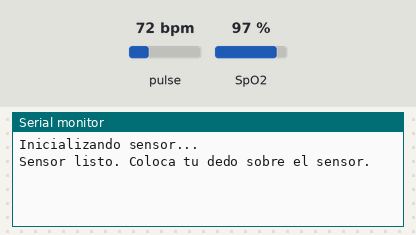
The sketch below on a simulated Arduino Uno, built with avr-gcc and run on an emulated ATmega328P. On the bench: the last lines printed to the serial monitor. The test bench sets the inputs (shaded band); at power-on: pulse 72 bpm, SpO2 97 %.

Above: at 2.2 s.
2.3 s: pulse set to 42 bpm
At 5.6 s:
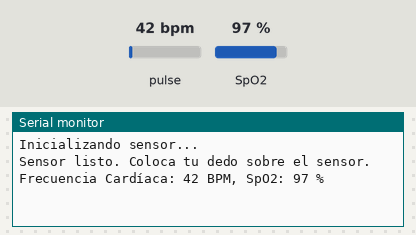
11.3 s: SpO2 set to 80 %
At 11.8 s:
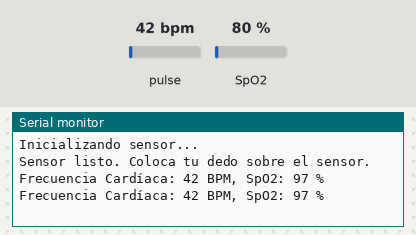
12.8 s: pulse set to 70 bpm
At 15.9 s:
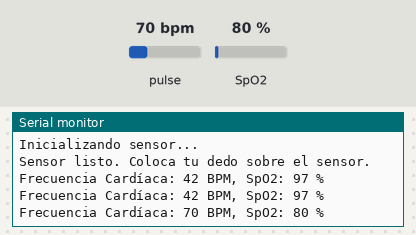

Measured:
- after the input at 2.3 s, the serial monitor: prints a new line after 2.7 s (image 1)
- after the input at 12.8 s, the serial monitor: prints a new line after 1.9 s (image 3)

The sketch:

oximetro_v1.ino
```cpp
#include <Wire.h>
#include "MAX30105.h"
#include "spo2_algorithm.h" // Algoritmo de Maxim

MAX30105 particleSensor;

// Buffers para los datos del sensor
uint32_t irBuffer[100];   // datos del LED infrarrojo
uint32_t redBuffer[100];  // datos del LED rojo

int32_t bufferLength;     // longitud de los buffers
int32_t spo2;             // valor de SpO2
int8_t validSPO2;         // indicador si SpO2 es válido (1 = sí, 0 = no)
int32_t heartRate;        // valor de frecuencia cardíaca
int8_t validHeartRate;    // indicador si la FC es válida

void setup() {
  Serial.begin(115200);
  Serial.println("Inicializando sensor...");

  // Inicializa el sensor
  if (!particleSensor.begin(Wire, I2C_SPEED_FAST)) {
    Serial.println("ERROR: No se encontró el sensor MAX30102.");
    while (1);
  }

  // Configuración del sensor (valores estándar)
  byte ledBrightness = 0x1F;  // Brillo de los LEDs
  byte sampleAverage = 4;     // Promedio de muestras
  byte ledMode = 2;           // Modo: Red + IR
  int sampleRate = 100;       // Tasa de muestreo (100 samples por segundo)
  int pulseWidth = 411;       // Ancho de pulso
  int adcRange = 4096;        // Rango del ADC

  particleSensor.setup(ledBrightness, sampleAverage, ledMode, sampleRate, pulseWidth, adcRange);

  Serial.println("Sensor listo. Coloca tu dedo sobre el sensor.");
  delay(1000);
}

void loop() {
  bufferLength = 100; // 100 muestras = ~4 segundos a 25sps

  // Lee las primeras 100 muestras
  for (byte i = 0; i < bufferLength; i++) {
    while (particleSensor.available() == false) {
      particleSensor.check(); // Espera nuevos datos
    }
    redBuffer[i] = particleSensor.getRed();
    irBuffer[i] = particleSensor.getIR();
    particleSensor.nextSample(); // Pasa a la siguiente muestra
  }

  // Calcula la frecuencia cardíaca y SpO2 después de las primeras 100 muestras
  maxim_heart_rate_and_oxygen_saturation(irBuffer, bufferLength, redBuffer, &spo2, &validSPO2, &heartRate, &validHeartRate);

  // Muestra los resultados por el Monitor Serie
  if (validHeartRate == 1 && validSPO2 == 1) {
    Serial.print("Frecuencia Cardíaca: ");
    Serial.print(heartRate);
    Serial.print(" BPM, SpO2: ");
    Serial.print(spo2);
    Serial.println(" %");
  } else {
    Serial.println("Esperando señal estable...");
  }

  delay(1000);
}
```
